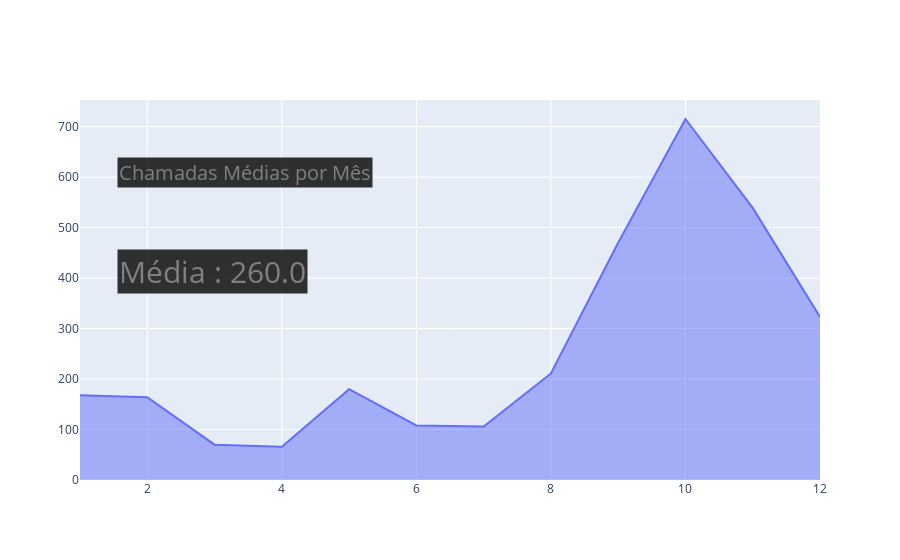

Notebook cell for this chart:
### Code cell
fig4.add_annotation(text='Chamadas Médias por Mês',
        xref="paper", yref="paper",
        font=dict(
            size=20,
            color='gray'
            ),
        align="center", bgcolor="rgba(0,0,0,0.8)",
        x=0.05, y=0.85, showarrow=False)
fig4.add_annotation(text=f"Média : {round(df4['Chamadas Realizadas'].mean(), 2)}",
        xref="paper", yref="paper",
        font=dict(
            size=30,
            color='gray'
            ),
        align="center", bgcolor="rgba(0,0,0,0.8)",
        x=0.05, y=0.55, showarrow=False)

### Figure 1 — Plotly figure (JSON) as saved in the notebook; plotly's stock layout.template omitted (floating-point values rounded to 4 significant figures)
{"data": [{"fill": "tonexty", "mode": "lines", "type": "scatter", "x": [1, 2, 3, 4, 5, 6, 7, 8, 9, 10, 11, 12], "y": [168, 164, 70, 66, 180, 108, 106, 211, 470, 715, 539, 323]}], "layout": {"annotations": [{"align": "center", "bgcolor": "rgba(0,0,0,0.8)", "font": {"color": "gray", "size": 20}, "showarrow": false, "text": "Chamadas Médias por Mês", "x": 0.05, "xref": "paper", "y": 0.85, "yref": "paper"}, {"align": "center", "bgcolor": "rgba(0,0,0,0.8)", "font": {"color": "gray", "size": 30}, "showarrow": false, "text": "Média : 260.0", "x": 0.05, "xref": "paper", "y": 0.55, "yref": "paper"}]}}
